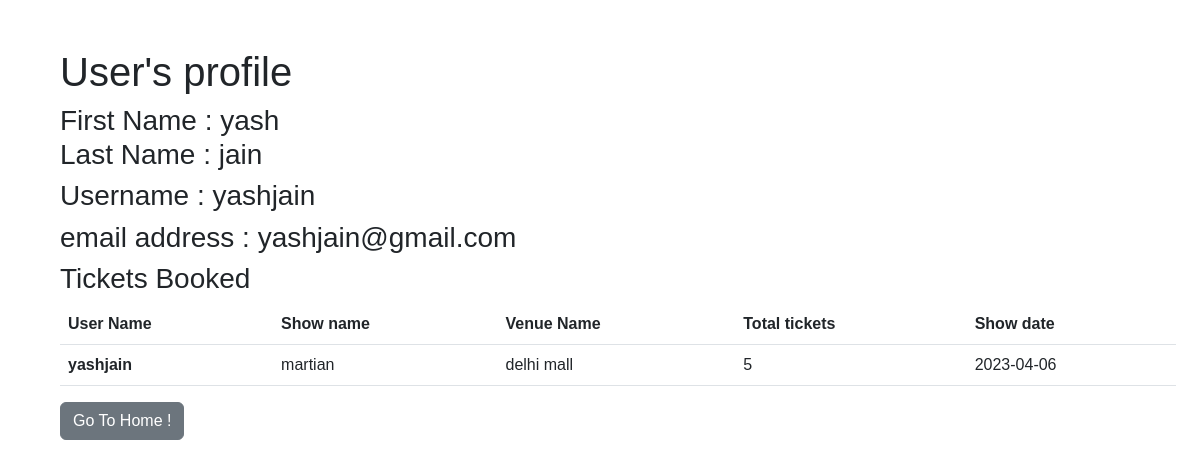
Screenshot of /user_profile (signed in) with the database file from the repository.
### app/models/models.py (models this page shows, shortened)
class User(db.Model, UserMixin):
    __tablename__ = "user"
    user_id = db.Column(db.Integer, primary_key=True, autoincrement=True)
    email = db.Column(db.String(150), unique=True, nullable=False)
    password = db.Column(db.String(150), nullable=False)
    cpassword = db.Column(db.String(150), nullable=False)
    first_name = db.Column(db.String(150), nullable=False)
    last_name = db.Column(db.String(150), nullable=False)
    username = db.Column(db.String(150), unique=True, nullable=False)
    isadmin = db.Column(db.Boolean, default=False)

class TicketsBooked(db.Model):
    __tablename__ = "ticket_booked"
    booking_id = db.Column(db.Integer, primary_key=True, autoincrement=True)
    username = db.Column(db.String, db.ForeignKey(
        'user.username'), nullable=False)
    showname = db.Column(db.String, db.ForeignKey(
        'shows.show_name'), nullable=False)
    venuename = db.Column(db.String, db.ForeignKey(
        'venues.venue_name'), nullable=False)
    totalticket = db.Column(db.Integer, nullable=False)
    reservation_date = db.Column(DATE(storage_format="%(day)02d/%(month)02d/%(year)04d",
                                      regexp=re.compile("(?P<day>\d+)/(?P<month>\d+)/(?P<year>\d+)")))
    venue = db.relationship(
        'Venues', backref=db.backref('ticket_booked', lazy=True))
    show = db.relationship(
        'Shows', backref=db.backref('ticket_booked', lazy=True))
    user = db.relationship(
        'User', backref=db.backref('ticket_booked', lazy=True))

### app/controllers/users/controllers.py (the view)
@controllers.route("/user_profile", methods=['GET', 'POST'])
@login_required
def get_user_profile():
    userdata = {
        "username": current_user.username,
        "first_name": current_user.first_name,
        "last_name": current_user.last_name,
        "email": current_user.email
    }
    tickets_booked = TicketsBooked.query.filter_by(username=current_user.username)
    return render_template("user/login_n_signup/user_profile.html.jinja2", user=userdata, tickets_booked=tickets_booked)

### app/controllers/auth.py (called while the page is built)
@login_manager.user_loader
def load_user(user_id):
    return User.query.get(int(user_id))

### app/templates/user/login_n_signup/user_profile.html.jinja2
{% extends "user/base.html.jinja2" %}
{% block content %}
    <div class="container m-5">
        <h1>User's profile</h1>
        <h3>
            First Name : {{user.first_name}}
            <br />
            Last Name : {{user.last_name}}
        </h3>
        <h3>
            Username : {{user.username}}
        </h3>
        <h3>
            email address : {{user.email}}
        </h3>
        <h3>
            Tickets Booked
        </h3>
        <div>
            <table class="table">
            <thead>
                <tr>
                    <th scope="col">User Name</th>
                    <th scope="col">Show name</th>
                    <th scope="col">Venue Name</th>
                    <th scope="col">Total tickets</th>
                    <th scope="col">Show date</th>
                </tr>
            </thead>
            <tbody>
                {% for booking in tickets_booked %}
                <tr>
                    <th scope="row">{{booking.username}}</th>
                    <td>{{booking.showname}}</td>
                    <td>{{booking.venuename}}</td>
                    <td>{{booking.totalticket}}</td>
                    <td>{{booking.reservation_date}}</td>
                </tr>
                {% endfor %}
            </tbody>
        </table>
        </div>
        <a href="/" class="btn btn-secondary">Go To Home !</a>
    </div>
{% endblock content %}

### app/static/styles/index.style.css (style rules this page uses)
*, *::before, *::after { box-sizing: border-box; }
:root { font-family: 'PT Sans', sans-serif; --clr-primary-5 : #f2f2f2; --clr-primary-4 : #f25757; --clr-primary-3 : #030f26; --clr-primary-2 : #732743; --clr-primary-1 : #d93250; --clr-sec-1 : #FF3D3D; --w-light : 300; --w-heavy : 700; --w-regular : 500; }
.container { font-family: 'PT Sans', sans-serif; }

### rows the page displays
User: first_name "yash", last_name "jain", username "yashjain", email "yashjain@gmail.com"
TicketsBooked: username "yashjain", showname "martian", venuename "delhi mall", totalticket "5", reservation_date "2023-04-06"
